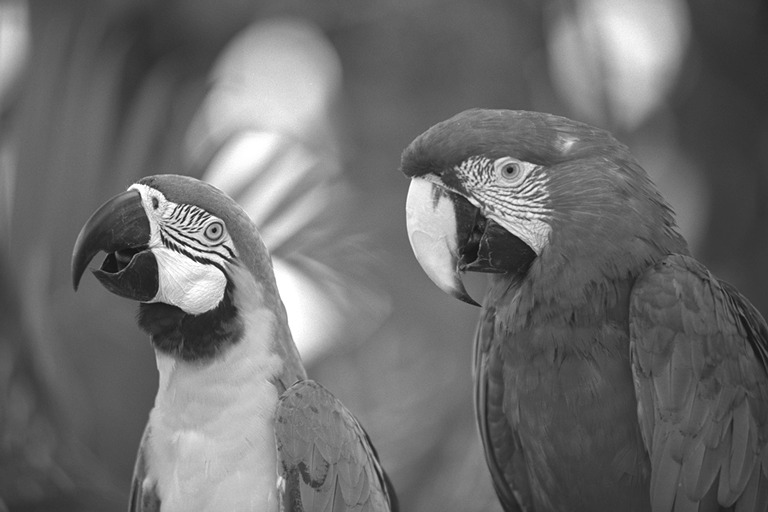
#> input picture image.jpeg, 768 x 512 px
$ python encoder.py
#> lines starting #> are read from the running program, lines starting #| are printed output that depends on the picture
### zigzag.py
import numpy as np

def zigzag(input):
    #initializing the variables
    #----------------------------------
    h = 0
    v = 0

    vmin = 0
    hmin = 0

    vmax = input.shape[0]
    hmax = input.shape[1]

    #print(vmax ,hmax )

    i = 0

    output = np.zeros(( vmax * hmax))
    #----------------------------------

    while ((v < vmax) and (h < hmax)):

        if ((h + v) % 2) == 0:                 # going up

            if (v == vmin):
            	#print(1)
                output[i] = input[v, h]        # if we got to the first line

                if (h == hmax):
                    v = v + 1
                else:
                    h = h + 1

                i = i + 1

            elif ((h == hmax -1 ) and (v < vmax)):   # if we got to the last column
            	#print(2)
            	output[i] = input[v, h]
            	v = v + 1
            	i = i + 1

            elif ((v > vmin) and (h < hmax -1 )):    # all other cases
            	#print(3)
            	output[i] = input[v, h]
            	v = v - 1
            	h = h + 1
            	i = i + 1


        else:                                    # going down

        	if ((v == vmax -1) and (h <= hmax -1)):       # if we got to the last line
        		#print(4)
        		output[i] = input[v, h]
        		h = h + 1
        		i = i + 1

        	elif (h == hmin):                  # if we got to the first column
        		#print(5)
        		output[i] = input[v, h]

        		if (v == vmax -1):
        			h = h + 1
        		else:
        			v = v + 1

        		i = i + 1

        	elif ((v < vmax -1) and (h > hmin)):     # all other cases
        		#print(6)
        		output[i] = input[v, h]
        		v = v + 1
        		h = h - 1
        		i = i + 1


        if ((v == vmax-1) and (h == hmax-1)):          # bottom right element
        	#print(7)
        	output[i] = input[v, h]
        	break

    #print ('v:',v,', h:',h,', i:',i)
    return output


# Inverse zigzag scan of a matrix
# Arguments are: a 1-by-m*n array,
# where m & n are vertical & horizontal sizes of an output matrix.
# Function returns a two-dimensional matrix of defined sizes,
# consisting of input array items gathered by a zigzag method.
#
# Matlab Code:
# Alexey S. Sokolov a.k.a. nICKEL, Moscow, Russia
# June 2007
# alex.nickel@gmail.com


# [80 lines left out: function inverse_zigzag, not called in this run]

### encoder.py
# Jpeg encoding

import cv2
import numpy as np
import math

# import zigzag functions
from zigzag import *

# defining block size
block_size = 8

# reading image in grayscale
img = cv2.imread('image.jpeg', 0)
#> img is the input picture: shape (512, 768); min 11, max 255, mean 109
cv2.imshow('input image', img)

# get size of the image
[h , w] = img.shape
#> h = 512; w = 768

# convert h and w to float to get the right number
h = np.float32(h)
w = np.float32(w)

# to cover the whole image the number of blocks should be ceiling of the division of image size by block size
# at the end convert it to int

# number of blocks in height
nbh = math.ceil(h/block_size)
#> nbh = 64
nbh = np.int32(nbh)

# number of blocks in width
nbw = math.ceil(w/block_size)##### your code #####
#> nbw = 96
nbw = np.int32(nbw)

# height of padded image
H =  block_size * nbh
#> H = 512

# width of padded image
W =  block_size * nbw##### your code #####
#> W = 768

# create a numpy zero matrix with size of H,W
padded_img = np.zeros((H,W))

# copy the values of img  into padded_img[0:h,0:w]
for i in range(int(h)):
        for j in range(int(w)):
                pixel = img[i,j]
                padded_img[i,j] = pixel

cv2.imshow('input padded image', np.uint8(padded_img))

# start encoding:
# divide image into block size by block size (here: 8-by-8) blocks
# To each block apply 2D discrete cosine transform
# reorder DCT coefficients in zig-zag order
# reshaped it back to block size by block size (here: 8-by-8)


# iterate over blocks
for i in range(nbh):

        # Compute start row index of the block
        row_ind_1 = i*block_size

        # Compute end row index of the block
        row_ind_2 = row_ind_1+block_size

        for j in range(nbw):

            # Compute start column index of the block
            col_ind_1 = j*block_size

            # Compute end column index of the block
            col_ind_2 = col_ind_1+block_size

            # select the current block we want to process using calculated indices
            block = padded_img[ row_ind_1 : row_ind_2 , col_ind_1 : col_ind_2 ]

            # apply 2D discrete cosine transform to the selected block
            # use opencv dct function
            DCT = cv2.dct(block)

            # reorder DCT coefficients in zig zag order by calling zigzag function
            # it will give you a one dimentional array
            reordered = zigzag(DCT)

            # reshape the reorderd array back to (block size by block size) (here: 8-by-8)
            reshaped= np.reshape(reordered, (block_size, block_size))

            # copy reshaped matrix into padded_img on current block corresponding indices
            padded_img[row_ind_1 : row_ind_2 , col_ind_1 : col_ind_2] = reshaped
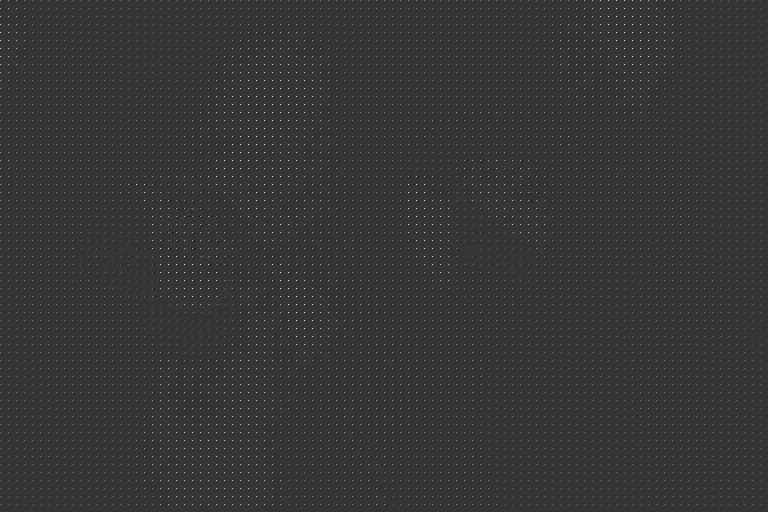
#> padded_img: shape (512, 768) float64; min -545.8, max 2040, mean 13.7; drawn with min black and max white

cv2.imshow('encoded image', np.uint8(padded_img))
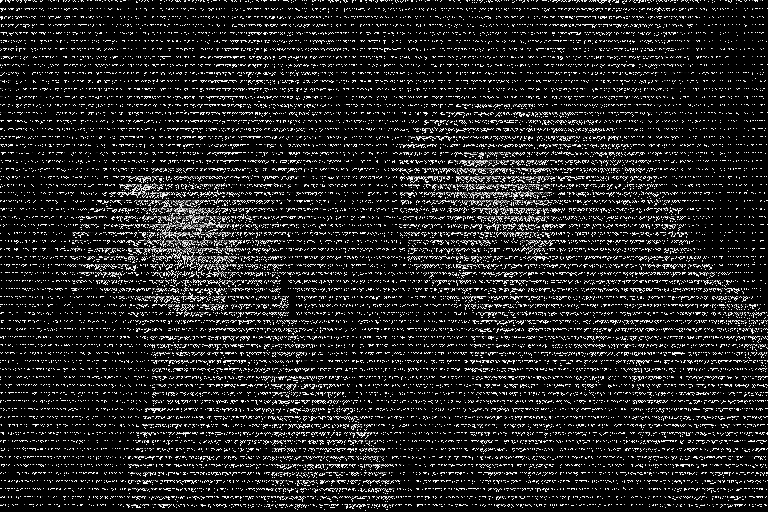
#> window 'encoded image': shape (512, 768); min 0, max 255, mean 31.8

# write padded_img into 'encoded.txt' file. You can use np.savetxt function.
np.savetxt('encoded.txt',padded_img)

# write [h, w, block_size] into size.txt. You can use np.savetxt function.
np.savetxt('size.txt',[h, w, block_size])
cv2.waitKey(0)
cv2.destroyAllWindows()
